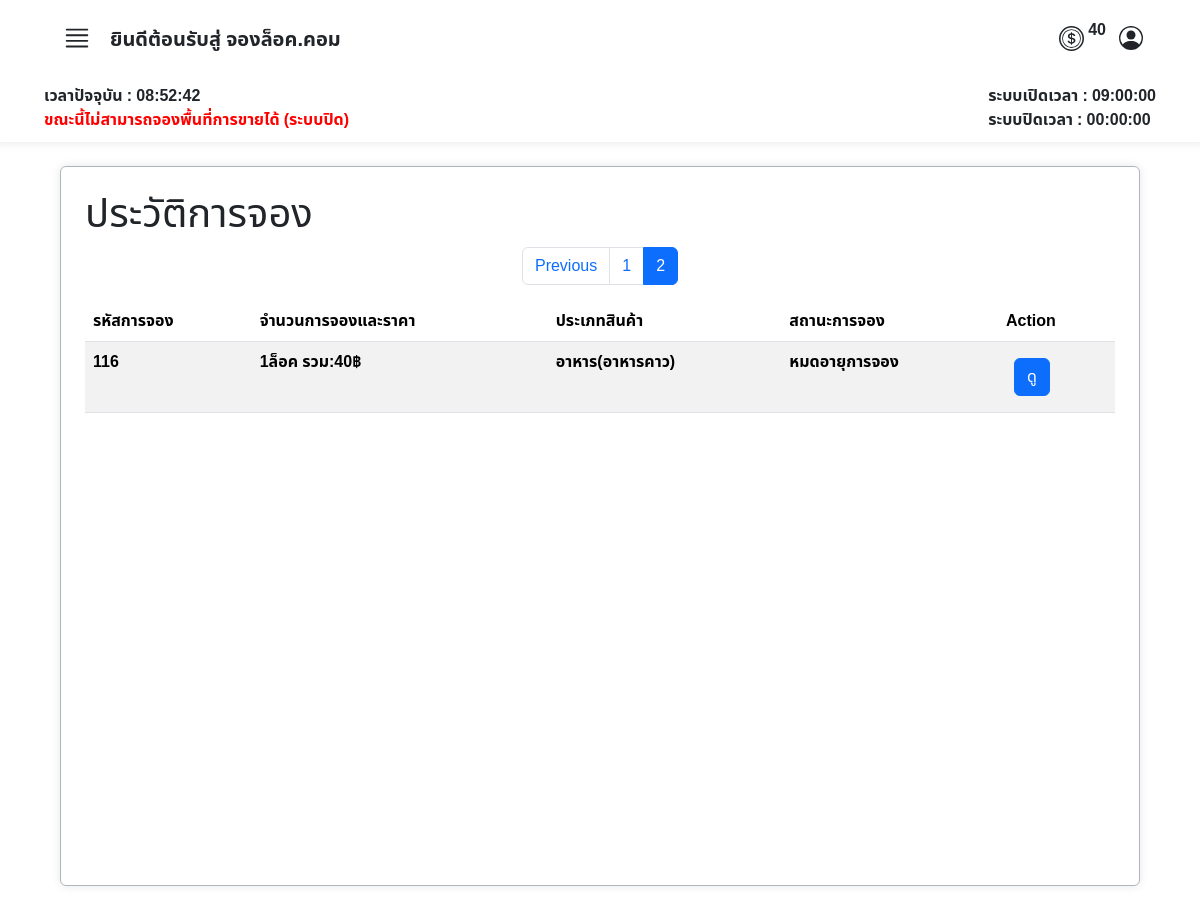
The app's page /user/booking_history.php?page=2 (signed in) with its own data.
### tables this page shows
CREATE TABLE `tbl_user` (
  `user_id` int(6) UNSIGNED ZEROFILL NOT NULL COMMENT 'รหัสลูกค้า',
  `prefix` enum('นาย','นาง','นางสาว') NOT NULL COMMENT 'คำนำหน้าชื่อ',
  `firstname` varchar(255) NOT NULL COMMENT 'ชื่อ',
  `lastname` varchar(255) NOT NULL COMMENT 'นามสกุล',
  `tel` varchar(11) NOT NULL COMMENT 'เบอร์โทรศัพท์',
  `email` varchar(255) NOT NULL COMMENT 'อีเมลล์',
  `username` varchar(255) NOT NULL COMMENT 'ชื่อผู้ใช้',
  `password` varchar(255) NOT NULL COMMENT 'รหัสผ่าน',
  `userrole` int(3) NOT NULL COMMENT '1=ลูกค้า,2=แอดมิน',
  `shop_name` varchar(50) NOT NULL COMMENT 'ชื่อร้านค้า',
  `token` int(11) NOT NULL,
  `last_login` datetime DEFAULT NULL
);

CREATE TABLE `operating_hours` (
  `id` int(11) NOT NULL,
  `opening_time` time NOT NULL,
  `closing_time` time NOT NULL
);

CREATE TABLE `booked` (
  `id_booked` int(10) UNSIGNED ZEROFILL NOT NULL COMMENT 'รหัสการจองแบบเรียบร้อยแล้ว',
  `booking_id` int(10) UNSIGNED DEFAULT NULL COMMENT 'รหัสการจอง',
  `member_id` int(6) UNSIGNED DEFAULT NULL COMMENT 'รหัสลูกค้า',
  `booking_amount` varchar(45) NOT NULL,
  `total_price` varchar(45) NOT NULL,
  `product_type` int(11) NOT NULL,
  `sub_product_type` int(11) NOT NULL,
  `booking_status` int(3) UNSIGNED NOT NULL COMMENT 'สถานะการจอง',
  `booking_type` varchar(20) NOT NULL,
  `zone_id` int(3) UNSIGNED NOT NULL COMMENT 'รหัสประเภทโซน',
  `slip_img` varchar(45) DEFAULT NULL COMMENT 'log',
  `booking_date` datetime DEFAULT NULL COMMENT 'วันเวลาที่จอง',
  `booked_lock_number` text DEFAULT NULL COMMENT 'เลขล็อคที่จะได้',
  `expiration_date` datetime DEFAULT NULL
);

CREATE TABLE `category` (
  `id_category` int(11) NOT NULL,
  `cat_name` varchar(45) NOT NULL
);

CREATE TABLE `sub_category` (
  `idsub_category` int(11) NOT NULL,
  `id_category` int(11) DEFAULT NULL,
  `sub_cat_name` varchar(45) NOT NULL
);

CREATE TABLE `booking_status` (
  `id` int(3) UNSIGNED NOT NULL COMMENT 'รหัสสถานะการจอง',
  `status` varchar(50) NOT NULL COMMENT 'สถานะ'
);

### user/booking_history.php (the view, shortened to what this page needs)
<?php
require("../condb.php");
$results_per_page = 7;
$page = isset($_GET['page']) ? (int)$_GET['page'] : 1;
$start_from = ($page - 1) * $results_per_page;
?>
<!DOCTYPE html>
<html lang="th">
<head>
    <link href="https://cdn.jsdelivr.net/npm/bootstrap@5.3.3/dist/css/bootstrap.min.css" rel="stylesheet">
    <link rel="stylesheet" href="../asset/css/font.css">
</head>
<body>
    <?php
    include('./user_nav.php');
    ?>
    <div class="container my-4 p-2 border border-dark-subtle rounded  overflow-auto  bgcolor" style="width: 90%; height: 45rem;">
        <div class="tab-content" id="myTabContent">
            <div class="tab-pane fade show active mt-2 mx-2 p-2" id="category">
                <div>
                    <h1>ประวัติการจอง</h1>
                </div>
                <div class="mt-2 overflow-auto">
                    <?php
                    $sql_total = "SELECT COUNT(*) FROM market_booking.booked WHERE member_id = $user_id";
                    $result_total = $conn->query($sql_total);
                    $row_total = $result_total->fetch_row();
                    $total_records = $row_total[0];
                    $total_pages = ceil($total_records / $results_per_page);
                    $current_page = isset($_GET['page']) ? $_GET['page'] : 1;
                    $adjacents = 1;
                    echo "<nav>";
                    echo "<ul class='pagination justify-content-center'>";
                    if ($current_page > 1) {
                        echo "<li class='page-item'><a class='page-link' href='?page=" . ($current_page - 1) . "'>Previous</a></li>";
                    }
                    if ($total_pages <= (1 + ($adjacents * 2))) {
                        for ($i = 1; $i <= $total_pages; $i++) {
                            if ($i == $current_page) {
                                echo "<li class='page-item active'><a class='page-link' href='#'>" . $i . "</a></li>";
                            } else {
                                echo "<li class='page-item'><a class='page-link' href='?page=" . $i . "'>" . $i . "</a></li>";
                            }
                        }
                    }
                    echo "</ul>";
                    echo "</nav>";
                    $sql = "SELECT
                                B.booking_id,
                                CONCAT(U.prefix, ' ', U.firstname, ' ', U.lastname) AS fullname,
                                B.booking_amount,
                                B.total_price,
                                C.cat_name,
                                SC.sub_cat_name,
                                BS.status,
                                B.booking_type,
                                B.slip_img,
                                B.booked_lock_number,
                                B.booking_date
                            FROM market_booking.booked AS B
                            LEFT JOIN booking_status AS BS ON B.booking_status = BS.id
                            LEFT JOIN tbl_user AS U ON B.member_id = U.user_id
                            LEFT JOIN category AS C ON B.product_type = C.id_category
                            LEFT JOIN sub_category AS SC ON B.sub_product_type = SC.idsub_category
                            WHERE member_id = $user_id
                            ";
                    $sql .= " LIMIT $start_from, $results_per_page";
                    $result = $conn->query($sql);
                    if ($result === false) {
                        echo "ข้อผิดพลาด SQL: " . $conn->error;
                    } elseif ($result->num_rows > 0) {
                        echo "<table class='table table-striped'>";
                        echo "<thead>
                            <tr>
                                <th>รหัสการจอง</th>
                                <th>จำนวนการจองและราคา</th>
                                <th>ประเภทสินค้า</th>
                                <th>สถานะการจอง</th>
                                <th>Action</th>
                            </tr>
                        </thead>";
                        echo "<tbody>";
                        while ($row = $result->fetch_assoc()) {
                            echo "<tr>";
                            echo "<td><strong>" . $row["booking_id"] . "</strong></td>";
                            echo "<td><strong>" . $row["booking_amount"] . "ล็อค รวม:" . $row["total_price"] . "฿</strong></td>";
                            echo "<td><strong>" . $row["cat_name"] . "(" . $row["sub_cat_name"] . ")</strong></td>";
                            echo "<td><strong>" . $row["status"] . "</strong></td>";
                            echo "<td>
                                    <button
                                        class='btn btn-primary m-2' type='button'
                                        data-bs-toggle='modal'
                                        data-bs-target='#viewBookingModal'
                                        data-id='" . $row["booking_id"] . "'>
                                        ดู
                                    </button>
                                </td>";
                            echo "</tr>";
                        }
                        echo "</tbody></table>";
                    } else {
                        echo "ไม่พบข้อมูล";
                    }
                    ?>
                </div>
            </div>
        </div>
    </div>
</body>
</html>

### user/user_nav.php (shortened to what this page needs)
<nav class="row g-2 bgcolor">
    <div class="col-12 d-flex justify-content-between px-5 py-3">
        <div class="col-4">
            <div class="d-flex align-items-end ">
                <button class="btn" type="button" data-bs-toggle="offcanvas" data-bs-target="#offcanvasWithBothOptions" aria-controls="offcanvasWithBothOptions">
                </button>
                <h5>
                    <strong>ยินดีต้อนรับสู่ จองล็อค.คอม</strong>
                </h5>
            </div>
        </div>
        <div class="d-flex align-items-center ">
            <div class="row  ">
                <div class="col d-flex align-items-center justify-content-center">
                    <p class="ms-1">
                        <strong>
                            <?php
                            $user_id = $_SESSION["user_id"];
                            $stmt = $conn->prepare("SELECT user_id, username, shop_name, tel, email, token,
                                  firstname, lastname, userrole,
                                  CONCAT(prefix, firstname, ' ', lastname) AS fullname
                        FROM market_booking.tbl_user
                        WHERE user_id = ?");
                            $stmt->bind_param("i", $user_id);
                            $stmt->execute();
                            $stmt->bind_result($SQLuser_id, $SQLusername, $SQLshop_name, $SQLtel, $SQLemail, $SQLtoken, $SQLfirstname, $SQLlastname, $SQLuserrole, $SQLfullname);
                            echo htmlspecialchars($SQLtoken);
                            ?>
                        </strong>
                    </p>
                </div>
            </div>
            <button class="btn " type="button" data-bs-toggle="modal" data-bs-target="#ProfileModal">
            </button>
        </div>
    </div>
    <?php
    require("../condb.php");
    $sql_time = "SELECT opening_time, closing_time FROM operating_hours LIMIT 1";
    $result = $conn->query($sql_time);
    $row_time = $result->fetch_assoc();
    $openingTime = $row_time['opening_time'];
    $closingTime = $row_time['closing_time'];
    ?>
    <div class="col-12 d-flex justify-content-between px-5">
        <strong>
            <div id="time"></div>
            <div id="status"></div>
        </strong>
        <strong>
            <div id="opening_time">ระบบเปิดเวลา : <?php echo $openingTime; ?></div>
            <div id="closing_time">ระบบปิดเวลา : <?php echo $closingTime; ?></div>
        </strong>
    </div>
</nav>

### user/booking_history.php (style rules this page uses)
body { background-image: url(../asset/img/img.market2.jpg); width: 100%; height: 100%; background-repeat: repeat; background-size: cover; }

### user/user_nav.php (style rules this page uses)
.bgcolor { background-color: rgba(255, 255, 255, 0.9); padding-bottom: 10px; box-shadow: 0 0 10px rgba(0, 0, 0, 0.1); }

### records on screen
tbl_user: token "40"
operating_hours: opening_time "09:00:00", closing_time "00:00:00"
booked: booking "116", booking_amount "1", total_price "40", product_type.cat_name "อาหาร", sub_category.sub_cat_name "อาหารคาว", booking_status.status "หมดอายุการจอง"
